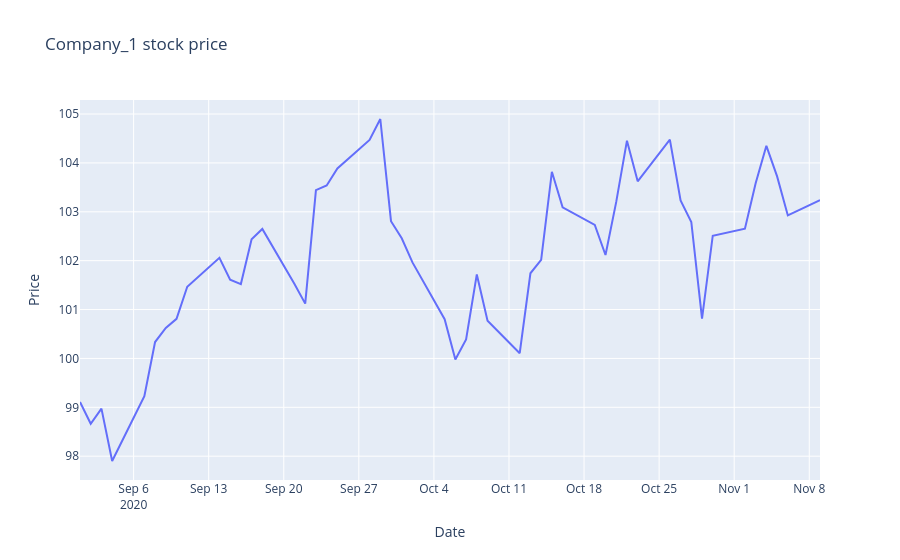

Write notebook code for a chart like this one.
### Code cell
import numpy as np
import pandas as pd
import plotly.express as px

returns = np.random.randn(50)
price = 100 + np.cumsum(returns)
dates = pd.date_range(start='2020-09-01', periods=50, freq='B')
df = pd.DataFrame(zip(dates, price), columns=['Date', 'Company_A'])
df

fig = px.line(df, 
              x='Date', 
              y='Company_A',
              title='Company_1 stock price')

fig.update_layout(
    xaxis_title='Date',
    yaxis_title='Price'
)

fig.show()
